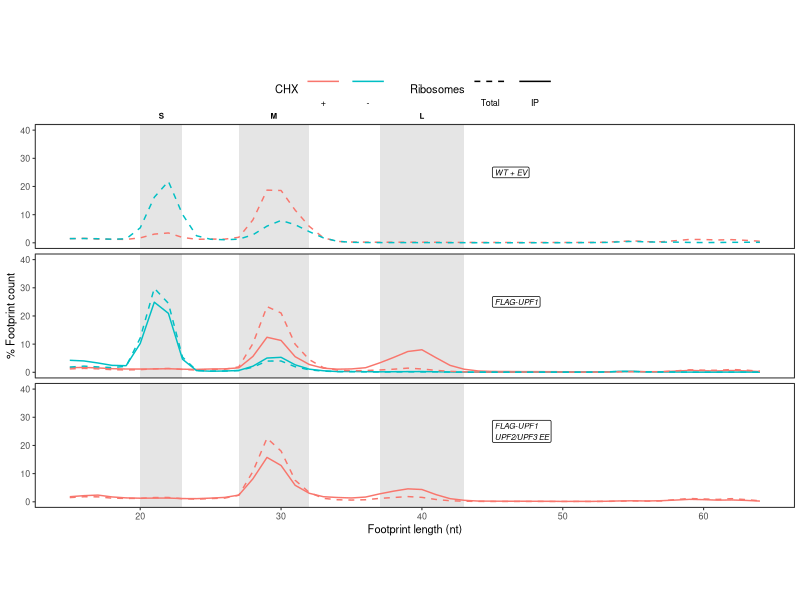

Write the R code that produced this figure. (Note: this script raises an error after producing the figure.)
# ---------------------------------------
# Figure 2 -- footprint length distribution in ribosome profiling libraries
# ---------------------------------------

library(dplyr)
library(ggplot2)

# Prepare Data
  # N-terminal data
dfn <- read.table("../data/Data_Figure2_Nterm.txt", header = TRUE, sep = "\t")
dfn$strain <- recode(dfn$strain, `FLAG-UPF1 UPF2/UPF3 EE` = "FLAG-UPF1\nUPF2/UPF3 EE")
dfn <- dfn[, c("length", "fraction_average", "Ribosomes", "CHX", "strain")]
dfn$strain <- factor(dfn$strain, levels = c("WT + EV", "FLAG-UPF1", "FLAG-UPF1\nUPF2/UPF3 EE"))
dfn$CHX <- factor(dfn$CHX, levels = c("+", "-"))

  # C-terminal data
dfc <- read.table("../data/Data_Figure2_Cterm.txt", header = TRUE, sep = "\t")
dfc <- dfc[, c("length", "fraction_average", "Ribosomes", "CHX", "strain")]
dfc$strain <- factor(dfc$strain, levels = c("WT + EV", "UPF1-FLAG", "UPF1-FLAG/upf2\u0394", "DE572AA-FLAG"))


# Plot (the same code is used to plot N- and C-terminal data)
size_labels <- data.frame(strain = "WT + EV", lab = c("S", "M", "L"), xpos = c(21.5, 29.5, 40))
size_labels$strain <- factor(size_labels$strain, levels = c("WT + EV"))
df <- dfn
A <- ggplot(df) +
  annotate("rect", ymin = -Inf, ymax = Inf, xmin = 20 , xmax = 23, fill = "grey60", alpha = 0.25) + # 20-23 nt (S)
  annotate("rect", ymin = -Inf, ymax = Inf, xmin = 27 , xmax = 32, fill = "grey60", alpha = 0.25) + # 27-32 nt (M)
  annotate("rect", ymin = -Inf, ymax = Inf, xmin = 37 , xmax = 43, fill = "grey60", alpha = 0.25) + # 37-43 nt (L)
  geom_text(data = size_labels, aes(x = xpos, y = 40, label = lab), size = 2, fontface = "bold", vjust = 0, nudge_y = 4) +
  geom_line(aes(x = as.numeric(as.character(length)), y = fraction_average*100, linetype = Ribosomes, color = CHX), alpha = 1, size = 0.5) +
  geom_label(data = data.frame(strain = unique(df[, c("strain")])),
             aes(label = strain, x = 45, y = 25), fontface = "italic", size = 2, hjust = 0, vjust = 0.5) +
  facet_grid(strain~.) +
  scale_linetype_manual(values = c(Total = "dashed", IP = "solid"), limits = c("Total", "IP")) +
  scale_color_manual(values = c(`+` = "#F8766D", `-` = "#00BFC4"), limits = c("+", "-")) +
  xlab("Footprint length (nt)") + ylab("% Footprint count") +
  coord_fixed(ylim = c(0, 40), ratio = 1/5, clip = "off") +
  theme_bw(base_size = 8) +
  theme(panel.grid = element_blank(), strip.background = element_rect(fill = "white"), strip.text = element_blank(),
        legend.position = "top", legend.box = "horizontal") +
  guides(color = guide_legend(title = "CHX", order = 1, keywidth = unit(1, "cm"), label.position = "bottom", override.aes = list(size = 1)),
         linetype = guide_legend(order = 2, keywidth = unit(1, "cm"), label.position = "bottom"), override.aes = list(size = 1))

# Combine panels
library(patchwork)
p <- (A / B) + 
  plot_layout(guides = "collect", heights = c(3, 4)) +
  plot_annotation(tag_levels = 'A') & 
  theme(plot.tag = element_text(size = 9, face = "bold"), legend.position = "top", plot.tag.position = "topleft")

# Export plot
library(Cairo)
CairoFonts(
  regular = "Arial:style=Regular",
  bold = "Arial:style=Black",
  italic = "Arial:style=Italic",
  bolditalic = "Arial:style=Black Italic",
  symbol = "Symbol"
)
cairo_pdf(filename = "Footprint_length_distribution_4x6.pdf", family = "Arial", width = 4, height = 6) 
p
dev.off()
